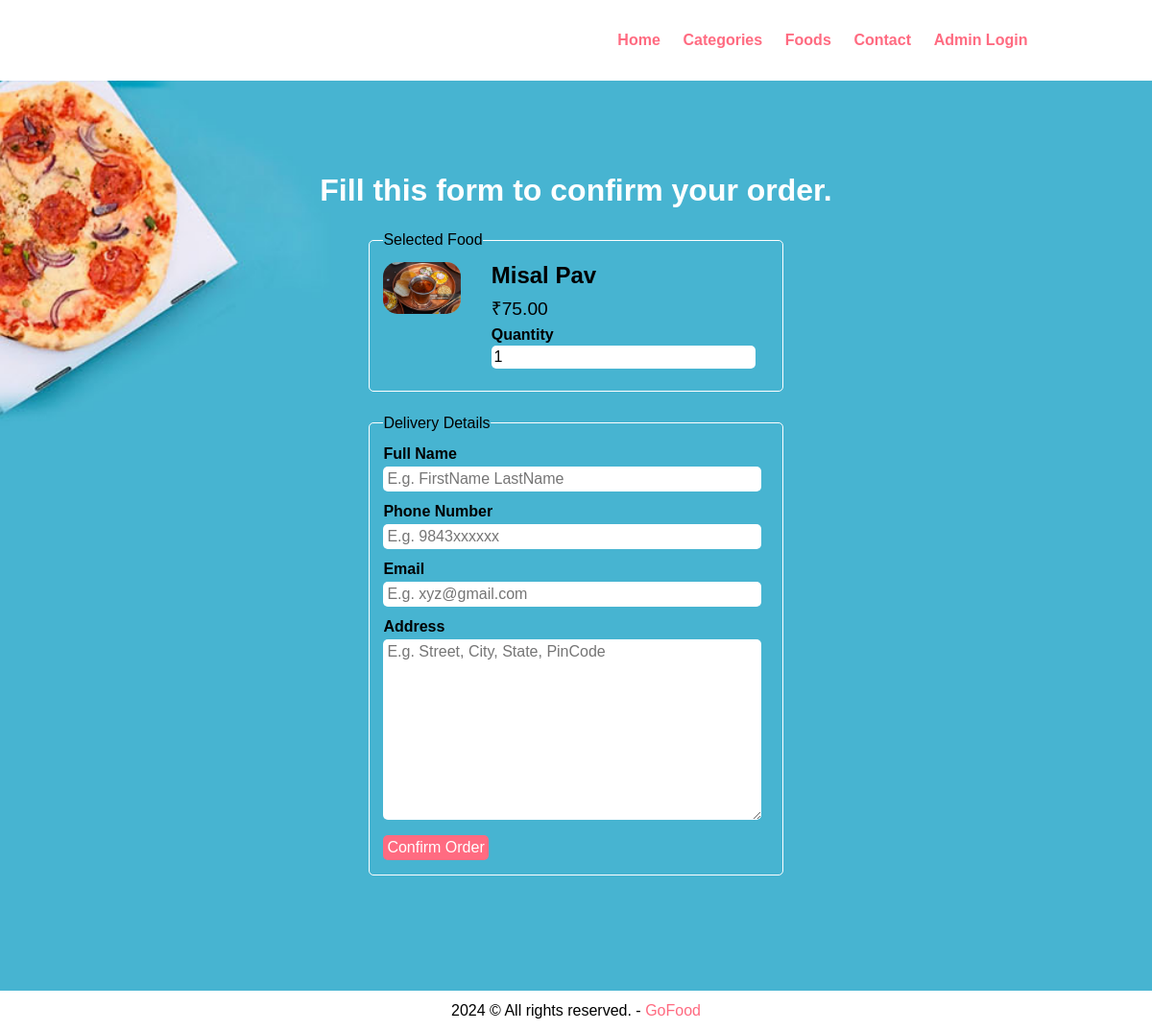
The page /order.php?food_id=1 on the database its author committed.
### tables this page shows
CREATE TABLE `tbl_food` (
  `id` int(10) UNSIGNED NOT NULL,
  `title` varchar(100) NOT NULL,
  `price` decimal(10,2) NOT NULL,
  `image_name` varchar(255) NOT NULL,
  `category_id` int(10) UNSIGNED NOT NULL,
  `featured` varchar(10) NOT NULL,
  `active` varchar(10) NOT NULL
);

### order.php (the view, shortened to what this page needs)
<?php include('partials-front/menu.php');?>
<?php
    if(isset($_GET['food_id']))
    {
        $food_id = $_GET['food_id'];
        $sql = "SELECT * FROM tbl_food WHERE id = $food_id";
        $res = mysqli_query($conn,$sql);
        $count = mysqli_num_rows($res);
        if($count==1)
        {
            $row = mysqli_fetch_assoc($res);
            $title = $row['title'];
            $price = $row['price'];
            $image_name = $row['image_name'];
        }
        else
        {
            header('location:'.SITEURL);
        }
    }
    else
    {
        header('location:'.SITEURL);
    }
?>
    <section class="food-search">
        <div class="container">
            <h2 class="text-center text-white">Fill this form to confirm your order.</h2>
            <form action="" method="POST" class="order">
                <fieldset>
                    <legend>Selected Food</legend>
                    <div class="food-menu-img">
                        <?php
                            if($image_name == "")
                            {
                                echo "<div class='error'>Image Not Available.</div>";
                            }
                            else
                            {
                                ?>
                                    <img src="<?php echo SITEURL; ?>images/food/<?php echo $image_name ;?>"  class="img-responsive img-curve">
                                <?php
                            }
                        ?>
                    </div>
                    <div class="food-menu-desc">
                        <h3><?php echo $title;?></h3>
                        <p class="food-price">&#8377;<?php echo $price;?></p>
                        <div class="order-label">Quantity</div>
                        <input type="number" name="qty" class="input-responsive" value="1" required>
                    </div>
                </fieldset>
                <fieldset>
                    <legend>Delivery Details</legend>
                    <div class="order-label">Full Name</div>
                    <input type="text" name="full-name" placeholder="E.g. FirstName LastName" class="input-responsive" required>
                    <div class="order-label">Phone Number</div>
                    <input type="tel" name="contact" placeholder="E.g. 9843xxxxxx" class="input-responsive" required>
                    <div class="order-label">Email</div>
                    <input type="email" name="email" placeholder="E.g. xyz@gmail.com" class="input-responsive" required>
                    <div class="order-label">Address</div>
                    <textarea name="address" rows="10" placeholder="E.g. Street, City, State, PinCode" class="input-responsive" required></textarea>
                    <input type="submit" name="submit" value="Confirm Order" class="btn btn-primary">
                </fieldset>
            </form>
        </div>
    </section>
    <?php include('partials-front/footer.php');?>

### css/style.css (style rules this page uses)
* { margin: 0 0; padding: 0 0; font-family: Arial, Helvetica, sans-serif; }
.container { width: 80%; margin: 0 auto; padding: 1%; }
.img-responsive { width: 100%; }
.img-curve { border-radius: 15px; }
.text-center { text-align: center; }
.text-white { color: white; }
.btn { padding: 1%; border: none; font-size: 1rem; border-radius: 5px; }
.btn-primary { background-color: #ff6b81; color: white; cursor: pointer; }
h2 { color: #2f3542; font-size: 2rem; margin-bottom: 2%; }
h3 { font-size: 1.5rem; }
fieldset { border: 1px solid white; margin: 5%; padding: 3%; border-radius: 5px; }
.food-search { background-image: url(../images/bg.jpg); background-size: cover; background-repeat: no-repeat; background-position: center; padding: 7% 0; }
.food-menu-img { width: 20%; float: left; }
.food-menu-desc { width: 70%; float: left; margin-left: 8%; }
.food-price { font-size: 1.2rem; margin: 2% 0; }
.order { width: 50%; margin: 0 auto; }
.input-responsive { width: 96%; padding: 1%; margin-bottom: 3%; border: none; border-radius: 5px; font-size: 1rem; }
.order-label { margin-bottom: 1%; font-weight: bold; }

### rows shown on the page
tbl_food: image_name (picture), title "Misal Pav", price "75.00"
